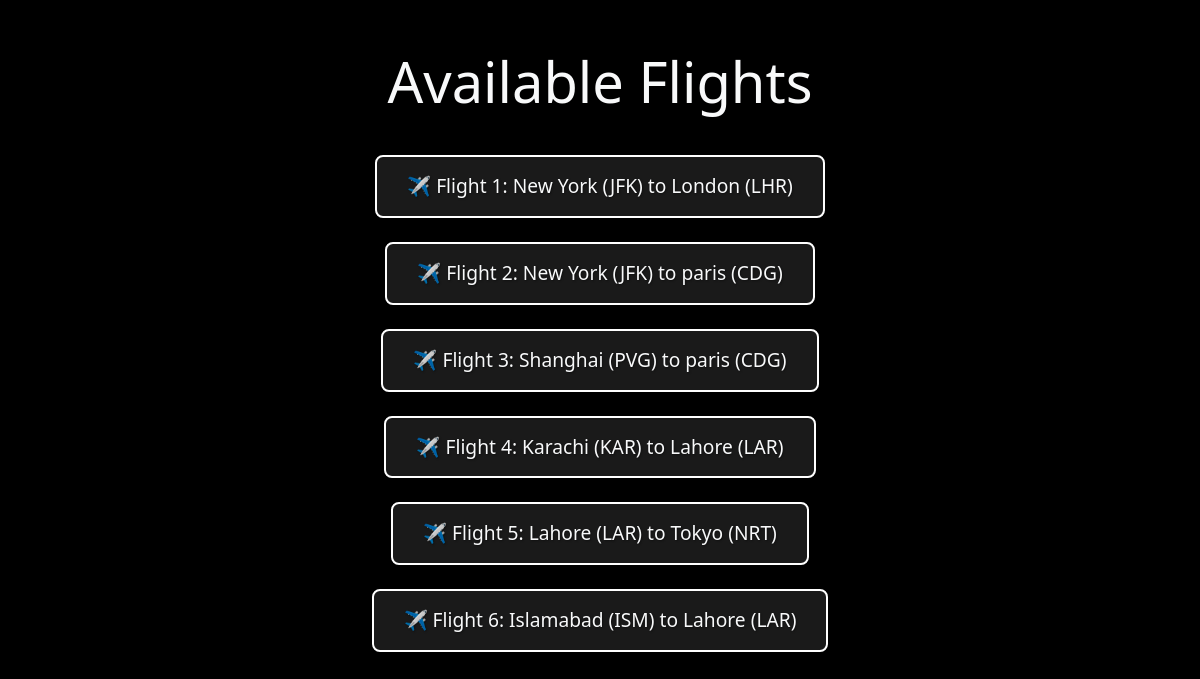
The app's page /flights/ with its own data.
### flights/models.py (models this page shows, shortened)
class Flight(models.Model):
    origin = models.ForeignKey(Airport, on_delete=models.CASCADE, related_name="departures")
    destination = models.ForeignKey(Airport, on_delete=models.CASCADE, related_name="arrivals")
    duration = models.IntegerField()

class Airport(models.Model):
    code = models.CharField(max_length=3)
    city = models.CharField(max_length=64)
    def __str__(self):
        return f"{self.city} ({self.code})"

### flights/views.py (the view)
# urls.py: path("",views.index , name="index"),
def index(request):
    return render(request, "flights/index.html", {
        "flights":Flight.objects.all()
    })

### flights/templates/flights/index.html
{% extends "flights/layout.html" %}
{% block body %}
    <div class="container text-center my-5">
        <h1 class="display-4 text-light">Available Flights</h1>
        <ul class="list-unstyled flight-list">
            {% for flight in flights %}
                <li class="flight-item my-4">
                    <a href="{% url 'flight' flight.id %}" class="btn btn-outline-light flight-link">
                        ✈️ Flight {{ flight.id }}: {{ flight.origin }} to {{ flight.destination }}
                    </a>
                </li>
            {% endfor %}
        </ul>
    </div>
{% endblock %}

### flights/templates/flights/layout.html (style rules this page uses)
body { background-color: #000; background-size: cover; color: aliceblue; }
h1 { font-size: 3rem; font-weight: bold; margin-bottom: 40px; color: #fff; text-shadow: 2px 2px 4px rgba(0, 0, 0, 0.6); }
.flight-list { padding: 0; margin: 0 auto; max-width: 600px; }
.flight-item { list-style-type: none; margin-bottom: 20px; }
.flight-link { font-size: 1.2rem; font-weight: 500; padding: 15px 30px; border: 2px solid #fff; border-radius: 8px; background-color: rgba(255, 255, 255, 0.1); transition: background-color 0.3s ease, color 0.3s ease, transform 0.3s ease; text-shadow: 1px 1px 2px rgba(0, 0, 0, 0.4); }

### records on screen
Flight: id "1", origin "New York (JFK)", destination "London (LHR)"
Flight: id "2", origin "New York (JFK)", destination "paris (CDG)"
Flight: id "3", origin "Shanghai (PVG)", destination "paris (CDG)"
Flight: id "4", origin "Karachi (KAR)", destination "Lahore (LAR)"
Flight: id "5", origin "Lahore (LAR)", destination "Tokyo (NRT)"
Flight: id "6", origin "Islamabad (ISM)", destination "Lahore (LAR)"
